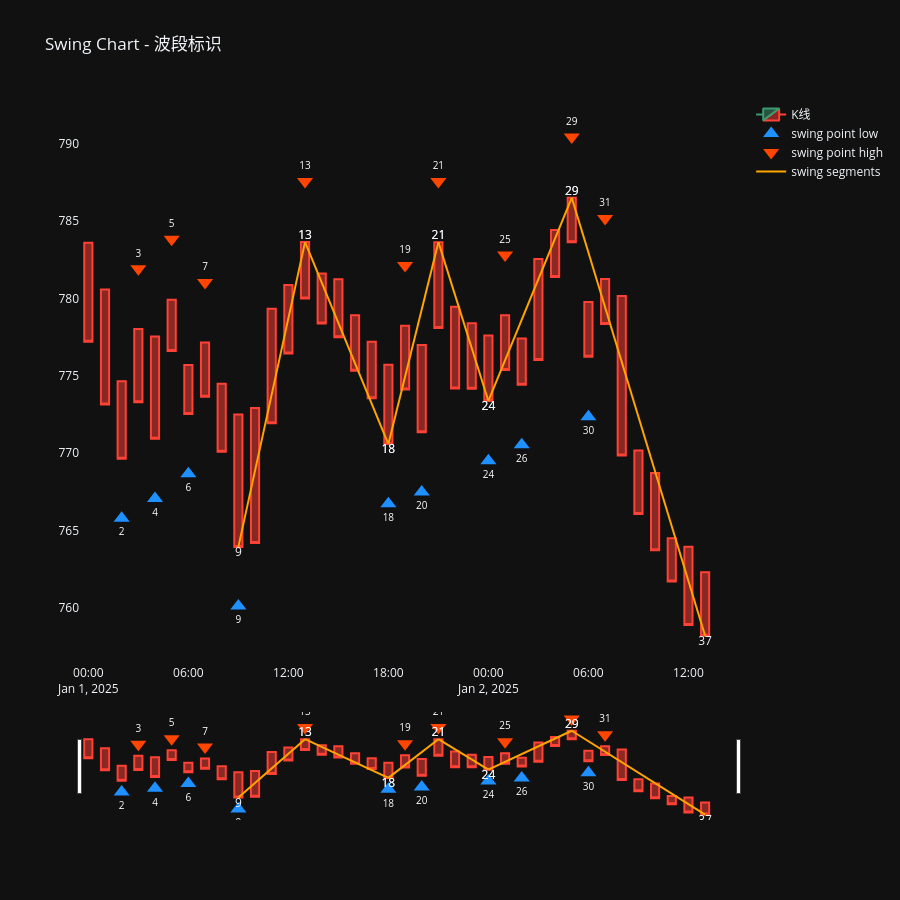

Here is the notebook cell this chart was saved with:
### Code cell
# 启用自动重载
%load_ext autoreload
%autoreload 2

import logging

from pulao.logging import init_logging

import pandas as pd

from pulao.bar import SBarManager,SBar,CBarManager
from pulao.swing import SwingManager

import polars as pl
import plotly.graph_objects as go
import plotly.io as pio
from plotly.subplots import make_subplots
from pulao.constant import Exchange, FractalType, Timeframe,Direction

from pulao.logging import get_logger
init_logging(level=logging.DEBUG)
open("./logs/pulao.log", "w").close() # 每次运行前清空日志
logger = get_logger(__name__)
logger.debug("开始运行")

df = pl.read_csv("../dataset/I8888.XDCE_60m.csv", try_parse_dates=True)
df = df[280:330]  # test

sbar_list = []
columns = df.columns

symbol="i8888"
exchange = Exchange.DCE
tieframe = Timeframe.H1
for idx, row in enumerate(df.iter_rows()):
    row_dict = dict(zip(columns, row, strict=False))
    # datetime,open,close,high,low,volume,money,open_interest,signal
    datetime = row_dict["datetime"]
    o = row_dict["open"]
    close = row_dict["close"]
    high = row_dict["high"]
    low = row_dict["low"]
    volume = row_dict["volume"]
    money = row_dict["money"]
    open_interest = row_dict["open_interest"]

    sbar = SBar(id=idx, symbol=symbol, exchange=exchange, timeframe=tieframe, datetime=datetime, turnover=money, open_price=o, close_price=close, high_price=high, low_price=low, volume=volume,open_interest=open_interest, ema_short=0, ema_long=0, created_at=datetime)
    sbar_list.append(sbar)
# 模拟行情数据接收
sbar_manager = SBarManager(symbol=symbol, timeframe=tieframe)
cbar_manager = CBarManager(sbar_manager=sbar_manager)
swing_manager = SwingManager(cbar_manager=cbar_manager)

# 流入模拟数据
for sbar in sbar_list:
    sbar_manager.append(sbar)

logger.debug("运行结束")
# sleep(3) # 等一会，让日志输出完

#
# Plotly 绘图
#
# 设置全局默认布局
pio.templates.default = 'plotly_dark'
#
# region . Plotly - Cbar
#
df_cbar = cbar_manager.df_cbar.to_pandas()
df_cbar["datetime"] = pd.date_range("2025-01-01", periods=df_cbar.shape[0], freq="h")
df_cbar["open_price"] = df_cbar["high_price"]
df_cbar["close_price"] = df_cbar["low_price"]
df_cbar.insert(0, "index", range(len(df_cbar)))

# region 构建波段数据
df_swing = swing_manager.df_swing.to_pandas()
df_swing["start_datetime"] = pd.Series(dtype="datetime64[ns]")
df_swing["end_datetime"] = pd.Series(dtype="datetime64[ns]")
df_swing.insert(0, "index", range(len(df_swing)))

for i, row in enumerate(df_swing.itertuples()):
    df = df_cbar[(df_cbar["id"] >= row.cbar_start_id) & (df_cbar["id"] <= row.cbar_end_id)]
    start_datetime = df.iloc[0]["datetime"]
    end_datetime = df.iloc[-1]["datetime"]
    df_swing.at[i, "start_datetime"] = start_datetime
    df_swing.at[i, "end_datetime"] = end_datetime

xs = []
ys = []
texts = []
text_positions  = []
for _, row in enumerate(df_swing.itertuples()):
    xs += [row.start_datetime, row.end_datetime, None]
    start_index = df_cbar[(df_cbar["id"] == row.cbar_start_id)]["index"].iloc[0]
    end_index = df_cbar[(df_cbar["id"] == row.cbar_end_id)]["index"].iloc[0]
    if row.direction == Direction.UP:
        start_price = df_cbar[(df_cbar["id"] == row.cbar_start_id)]["low_price"].iloc[0]
        end_price = df_cbar[(df_cbar["id"] == row.cbar_end_id)]["high_price"].iloc[0]
        text_positions += ['bottom center', 'top center', "middle center"]
    else:
        start_price = df_cbar[(df_cbar["id"] == row.cbar_start_id)]["high_price"].iloc[0]
        end_price = df_cbar[(df_cbar["id"] == row.cbar_end_id)]["low_price"].iloc[0]
        text_positions += ['top center', 'bottom center', "middle center"]
    ys += [start_price, end_price, None]
    texts += [start_index, end_index, None]


# endregion

fig = make_subplots(
    rows=1, cols=1
)
fig.add_trace(go.Candlestick(
    x=df_cbar['datetime'],
    open=df_cbar['open_price'],
    high=df_cbar['high_price'],
    low=df_cbar['low_price'],
    close=df_cbar['close_price'],
    name='K线',
), row=1, col=1)

df_fractal_bottom = df_cbar[(df_cbar['fractal_type'] == FractalType.BOTTOM)]

fig.add_trace(go.Scatter(
    x=df_fractal_bottom['datetime'],
    y=df_fractal_bottom['low_price'] * 0.995,   # 放在K线最低价下方一点，不遮挡蜡烛
    mode='markers+text',
    name='swing point low',
    marker=dict(
        symbol='triangle-up',
        size=14,
        color='#1E90FF',
    ),
    text=df_fractal_bottom["index"],      # ← 添加序号
    textposition="bottom center",              # ← 文字位置
    textfont=dict(size=10, color="white"),
    hovertemplate=
        "<b>波段低点</b><br>" +
        "时间: %{x}<br>" +
        "价格: %{y:.2f}<br>" +
        "<extra></extra>"
), row=1, col=1)


df_fractal_top = df_cbar[(df_cbar['fractal_type'] == FractalType.TOP)]

fig.add_trace(go.Scatter(
    x=df_fractal_top['datetime'],
    y=df_fractal_top['high_price'] * 1.005,  # 放在K线最高价上方一点
    mode='markers+text',
    name='swing point high',
    marker=dict(
        symbol='triangle-down',
        size=14,
        color='#FF4500',
    ),
    text=df_fractal_top["index"],      # ← 添加序号
    textposition="top center",              # ← 文字位置
    textfont=dict(size=10, color="white"),
    hovertemplate=
        "<b>波段高点</b><br>" +
        "时间: %{x}<br>" +
        "价格: %{y:.2f}<br>" +
        "<extra></extra>"
), row=1, col=1)

fig.add_trace(go.Scatter(
    x=xs,
    y=ys,
    name='swing segments',
    mode='lines+text',    # lines+text 支持显示文字
    line=dict(width=2, color='orange'),
    text=texts,
    textposition=text_positions,  # 文字位置
))

title = 'Swing Chart - 波段标识'
fig.update_layout(title=title,
                  height=900,
                  hovermode='x unified',  # X轴悬停联动虚线
                  )

fig.update_xaxes(
    showgrid=False,
)

fig.update_yaxes(
    showgrid=False,
)

fig.show()

# endregion

### Figure 1 — Plotly figure (JSON) as saved in the notebook; plotly's stock layout.template omitted (floating-point values rounded to 4 significant figures)
{"data": [{"close": [777.2, 773.1, 769.6, 773.3, 770.9, 776.6, 772.5, 773.6, 770.1, 763.9, 764.2, 771.9, 776.4, 780.0, 778.4, 777.5, 775.3, 773.5, 770.6, 774.1, 771.3, 778.1, 774.2, 774.2, 773.4, 775.4, 774.4, 776.0, 781.4, 783.6, 776.2, 778.3, 769.8, 766.1, 763.7, 761.7, 758.9, 758.2], "high": [783.6, 780.6, 774.7, 778.0, 777.5, 779.9, 775.7, 777.1, 774.5, 772.5, 772.9, 779.3, 780.9, 783.6, 781.6, 781.2, 778.9, 777.2, 775.7, 778.2, 777.0, 783.6, 779.5, 778.4, 777.6, 778.9, 777.4, 782.5, 784.4, 786.5, 779.8, 781.3, 780.2, 770.2, 768.7, 764.5, 764.0, 762.3], "low": [777.2, 773.1, 769.6, 773.3, 770.9, 776.6, 772.5, 773.6, 770.1, 763.9, 764.2, 771.9, 776.4, 780.0, 778.4, 777.5, 775.3, 773.5, 770.6, 774.1, 771.3, 778.1, 774.2, 774.2, 773.4, 775.4, 774.4, 776.0, 781.4, 783.6, 776.2, 778.3, 769.8, 766.1, 763.7, 761.7, 758.9, 758.2], "name": "K线", "open": [783.6, 780.6, 774.7, 778.0, 777.5, 779.9, 775.7, 777.1, 774.5, 772.5, 772.9, 779.3, 780.9, 783.6, 781.6, 781.2, 778.9, 777.2, 775.7, 778.2, 777.0, 783.6, 779.5, 778.4, 777.6, 778.9, 777.4, 782.5, 784.4, 786.5, 779.8, 781.3, 780.2, 770.2, 768.7, 764.5, 764.0, 762.3], "type": "candlestick", "x": ["2025-01-01T00:00:00.000000", "2025-01-01T01:00:00.000000", "2025-01-01T02:00:00.000000", "2025-01-01T03:00:00.000000", "2025-01-01T04:00:00.000000", "2025-01-01T05:00:00.000000", "2025-01-01T06:00:00.000000", "2025-01-01T07:00:00.000000", "2025-01-01T08:00:00.000000", "2025-01-01T09:00:00.000000", "2025-01-01T10:00:00.000000", "2025-01-01T11:00:00.000000", "2025-01-01T12:00:00.000000", "2025-01-01T13:00:00.000000", "2025-01-01T14:00:00.000000", "2025-01-01T15:00:00.000000", "2025-01-01T16:00:00.000000", "2025-01-01T17:00:00.000000", "2025-01-01T18:00:00.000000", "2025-01-01T19:00:00.000000", "2025-01-01T20:00:00.000000", "2025-01-01T21:00:00.000000", "2025-01-01T22:00:00.000000", "2025-01-01T23:00:00.000000", "2025-01-02T00:00:00.000000", "2025-01-02T01:00:00.000000", "2025-01-02T02:00:00.000000", "2025-01-02T03:00:00.000000", "2025-01-02T04:00:00.000000", "2025-01-02T05:00:00.000000", "2025-01-02T06:00:00.000000", "2025-01-02T07:00:00.000000", "2025-01-02T08:00:00.000000", "2025-01-02T09:00:00.000000", "2025-01-02T10:00:00.000000", "2025-01-02T11:00:00.000000", "2025-01-02T12:00:00.000000", "2025-01-02T13:00:00.000000"], "xaxis": "x", "yaxis": "y"}, {"hovertemplate": "<b>波段低点</b><br>时间: %{x}<br>价格: %{y:.2f}<br><extra></extra>", "marker": {"color": "#1E90FF", "size": 14, "symbol": "triangle-up"}, "mode": "markers+text", "name": "swing point low", "text": [2.0, 4.0, 6.0, 9.0, 18.0, 20.0, 24.0, 26.0, 30.0], "textfont": {"color": "white", "size": 10}, "textposition": "bottom center", "type": "scatter", "x": ["2025-01-01T02:00:00.000000", "2025-01-01T04:00:00.000000", "2025-01-01T06:00:00.000000", "2025-01-01T09:00:00.000000", "2025-01-01T18:00:00.000000", "2025-01-01T20:00:00.000000", "2025-01-02T00:00:00.000000", "2025-01-02T02:00:00.000000", "2025-01-02T06:00:00.000000"], "xaxis": "x", "y": [765.8, 767.1, 768.7, 760.1, 766.7, 767.5, 769.5, 770.6, 772.3], "yaxis": "y"}, {"hovertemplate": "<b>波段高点</b><br>时间: %{x}<br>价格: %{y:.2f}<br><extra></extra>", "marker": {"color": "#FF4500", "size": 14, "symbol": "triangle-down"}, "mode": "markers+text", "name": "swing point high", "text": [3.0, 5.0, 7.0, 13.0, 19.0, 21.0, 25.0, 29.0, 31.0], "textfont": {"color": "white", "size": 10}, "textposition": "top center", "type": "scatter", "x": ["2025-01-01T03:00:00.000000", "2025-01-01T05:00:00.000000", "2025-01-01T07:00:00.000000", "2025-01-01T13:00:00.000000", "2025-01-01T19:00:00.000000", "2025-01-01T21:00:00.000000", "2025-01-02T01:00:00.000000", "2025-01-02T05:00:00.000000", "2025-01-02T07:00:00.000000"], "xaxis": "x", "y": [781.9, 783.8, 781.0, 787.6, 782.1, 787.6, 782.8, 790.4, 785.2], "yaxis": "y"}, {"line": {"color": "orange", "width": 2}, "mode": "lines+text", "name": "swing segments", "text": ["9", "13", null, "13", "18", null, "18", "21", null, "21", "24", null, "24", "29", null, "29", "37", null], "textposition": ["bottom center", "top center", "middle center", "top center", "bottom center", "middle center", "bottom center", "top center", "middle center", "top center", "bottom center", "middle center", "bottom center", "top center", "middle center", "top center", "bottom center", "middle center"], "type": "scatter", "x": ["2025-01-01T09:00:00", "2025-01-01T13:00:00", null, "2025-01-01T13:00:00", "2025-01-01T18:00:00", null, "2025-01-01T18:00:00", "2025-01-01T21:00:00", null, "2025-01-01T21:00:00", "2025-01-02T00:00:00", null, "2025-01-02T00:00:00", "2025-01-02T05:00:00", null, "2025-01-02T05:00:00", "2025-01-02T13:00:00", null], "y": [763.9, 783.6, null, 783.6, 770.6, null, 770.6, 783.6, null, 783.6, 773.4, null, 773.4, 786.5, null, 786.5, 758.2, null]}], "layout": {"height": 900, "hovermode": "x unified", "title": {"text": "Swing Chart - 波段标识"}, "xaxis": {"anchor": "y", "domain": [0, 1], "showgrid": false}, "yaxis": {"anchor": "x", "domain": [0, 1], "showgrid": false}}}
